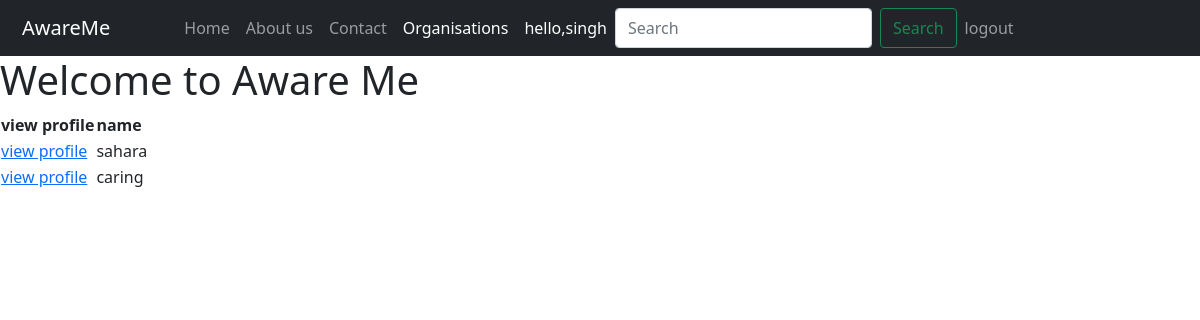
Before: /awareme/details/ (signed in) with the older database file.
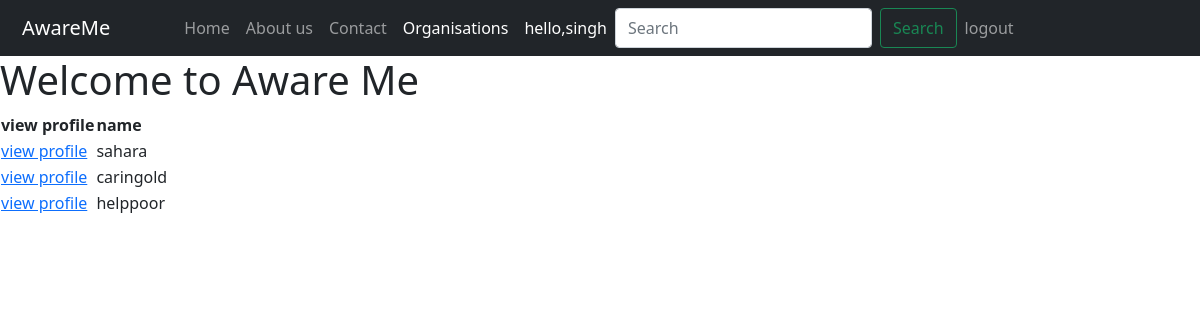
After: the same page with the newer database file.
### awaremeapp/models.py (models this page shows, shortened)
class OrgDetail(models.Model):
    user=models.OneToOneField(User,null=True,blank=True, on_delete=models.CASCADE)
    mission=models.TextField(blank=True,null=True)
    Contact=models.CharField(max_length=15,null=True)
    portfolio=models.URLField(blank=True,null=True)

### awaremeapp/views.py (the view)
# urls.py: path('details/',views.orgList,name="details"),
@login_required(login_url='login')
def orgList(request):
    Instance1=OrgDetail.objects.all()
    userList = User.objects.values()
    Instance=Instance1.union(userList,all=True)
    return render(request,'awaremeapp/info.html',{'model':Instance1,'userList':userList})

### templates/awaremeapp/info.html
{% extends 'awaremeapp/orgbase.html' %}
{% block organistionactive %} active {% endblock organistionactive %}"
{% block content %}
<h1>Welcome to Aware Me</h1>
<table>
    <thead>
<tr>
    <th>view profile</th>
    <th>name</th>
</tr>
</thead>
{% for i in model %}
<tr>
    <td><a href="{% url 'org_profile' i.id %}">view profile</a></td>
    <td>{{i.user}}</td>
</tr>
{% endfor %}
</table>
{% endblock %}

### templates/awaremeapp/orgbase.html (shortened to what this page needs)
{% load static %}
<!DOCTYPE html>
<html lang="en">
<head>
  <link href="https://cdn.jsdelivr.net/npm/bootstrap@5.0.0/dist/css/bootstrap.min.css" rel="stylesheet"
>
</head>
<body>
  <nav class="navbar navbar-expand-lg navbar-dark bg-dark sticky-top ">
    <div class="container-fluid">
      <a class="navbar-brand " style="margin-left:10px;" href="{% url 'listFeed' %}">AwareMe</a>
      <div class="collapse navbar-collapse" id="navbarSupportedContent" style="margin-left:50px;">
        <ul class="navbar-nav me-0 mb-2 mb-lg-0">
          <li class="nav-item">
            <a class="nav-link {% block homeactive %} {% endblock homeactive %}" aria-current="page"
              href="{% url 'listFeed'%}">Home</a>
          </li>
          <li class="nav-item">
            <a class="nav-link {% block aboutactive %} {% endblock aboutactive %}" aria-current="page"
              href="{% url 'aboutus' %}">About us<a>
          </li>
          <li class="nav-item">
            <a class="nav-link {% block contactactive %} {% endblock contactactive %}" aria-current="page"
              href="{% url 'contact' %}">Contact</a>
          </li>
          <li class="nav-item">
            <a class="nav-link {% block organistionactive %} {% endblock organistionactive %}" aria-current="page"
              href="{% url 'details' %}">Organisations</a>
          </li>
          <li class="nav-item">
            <a class="nav-link active" aria-current="page">hello,{{request.user}}</a>
          </li>
          <form class="d-flex" method="GET" action="{% url 'search' %}">
            <input class="form-control me-2 mx-0" type="search" placeholder="Search" name="query" id="query"
              aria-label="Search">
            <button class="btn btn-outline-success" type="submit">Search</button>
          </form>
          {% if user.is_authenticated %}
          <li class="nav-item {% block logoutactive %} {% endblock logoutactive %}">
            <a class="nav-link" href="{% url 'logout' %}">logout</a>
          </li>
          {% else %}
          <li class="nav-item {% block loginactive %} {% endblock loginactive %}">
            <a class="nav-link" href="{% url 'login' %}">login</a>
          </li>
          {% endif %}
      </div>
    </div>
  </nav>
  {% block content %}
  {% endblock %}
</body>
</html>

Changed rows visible on the page:
removed OrgDetail: user "caring"
added OrgDetail: user "caringold"
added OrgDetail: user "helppoor"
